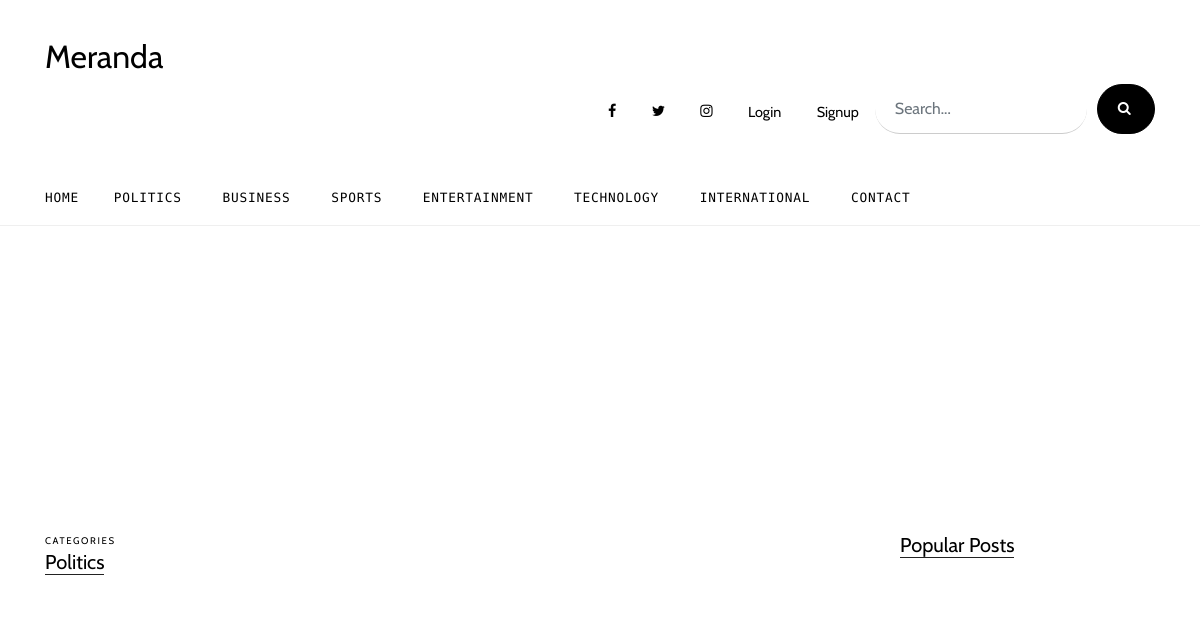
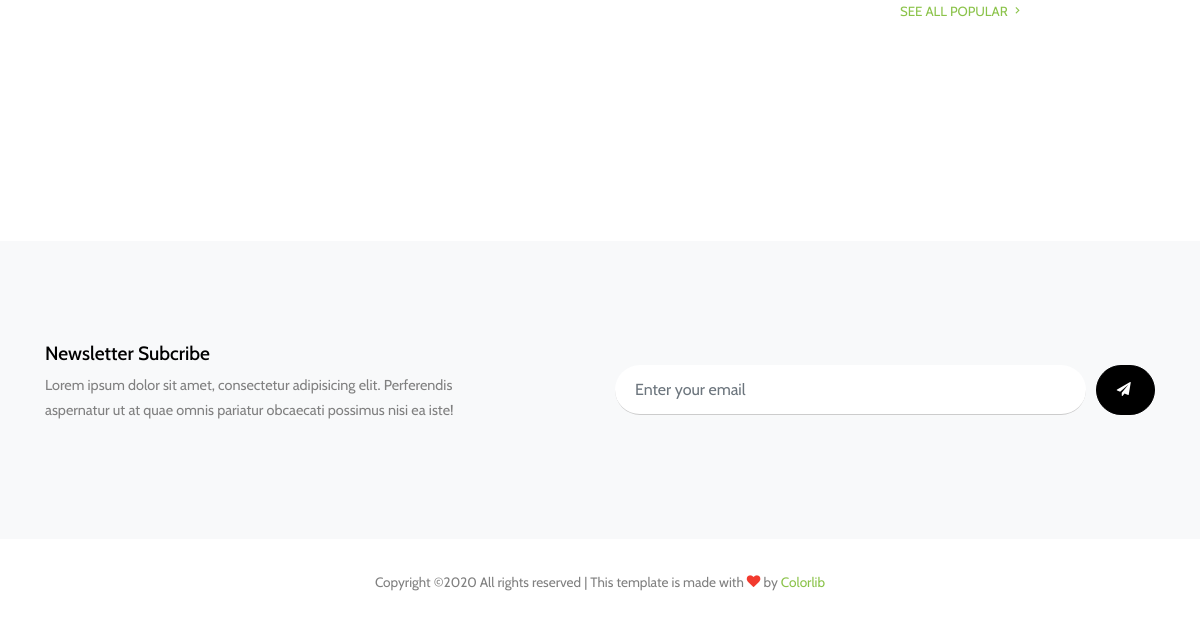
Page /news/2/ on the earlier database version (2 pictures, top to bottom).
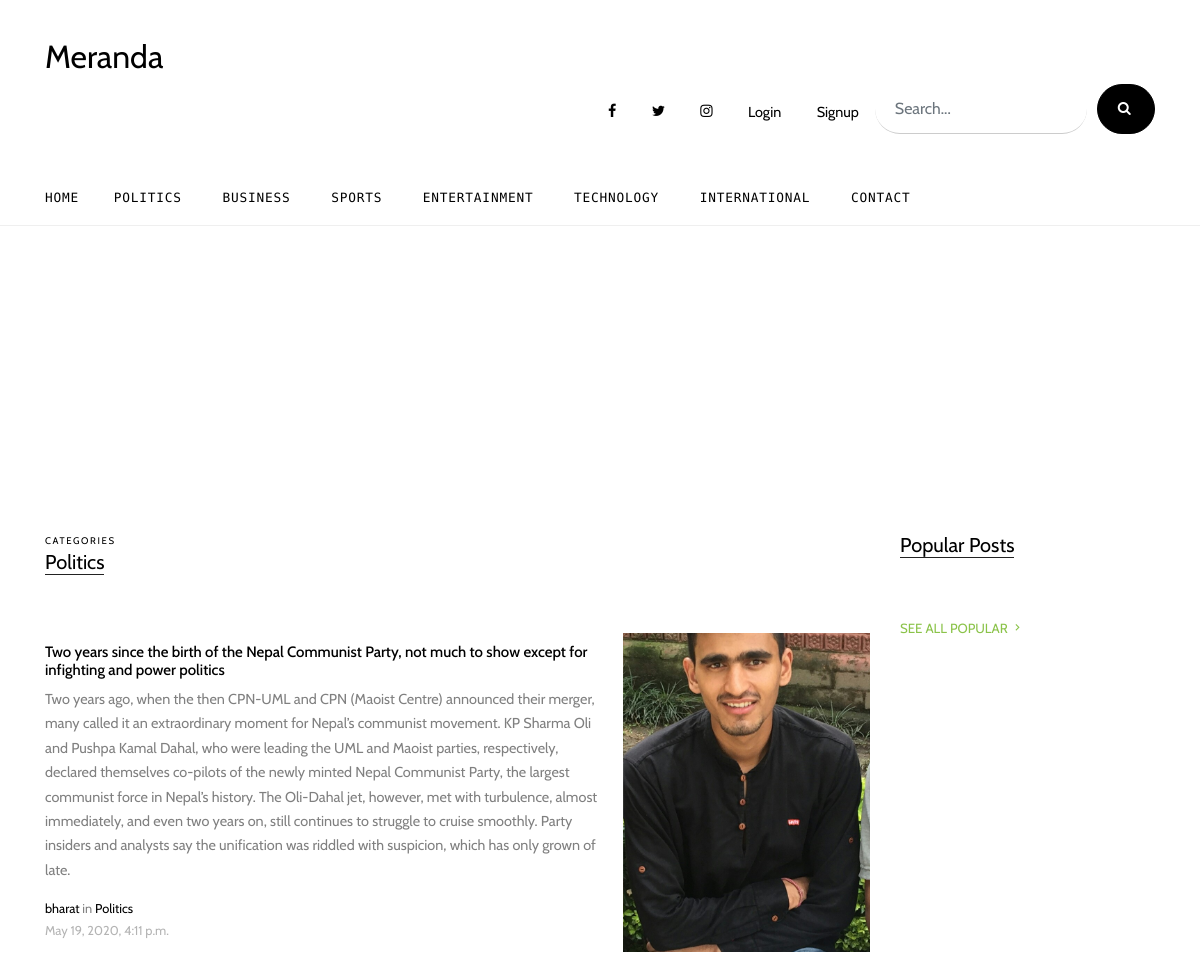
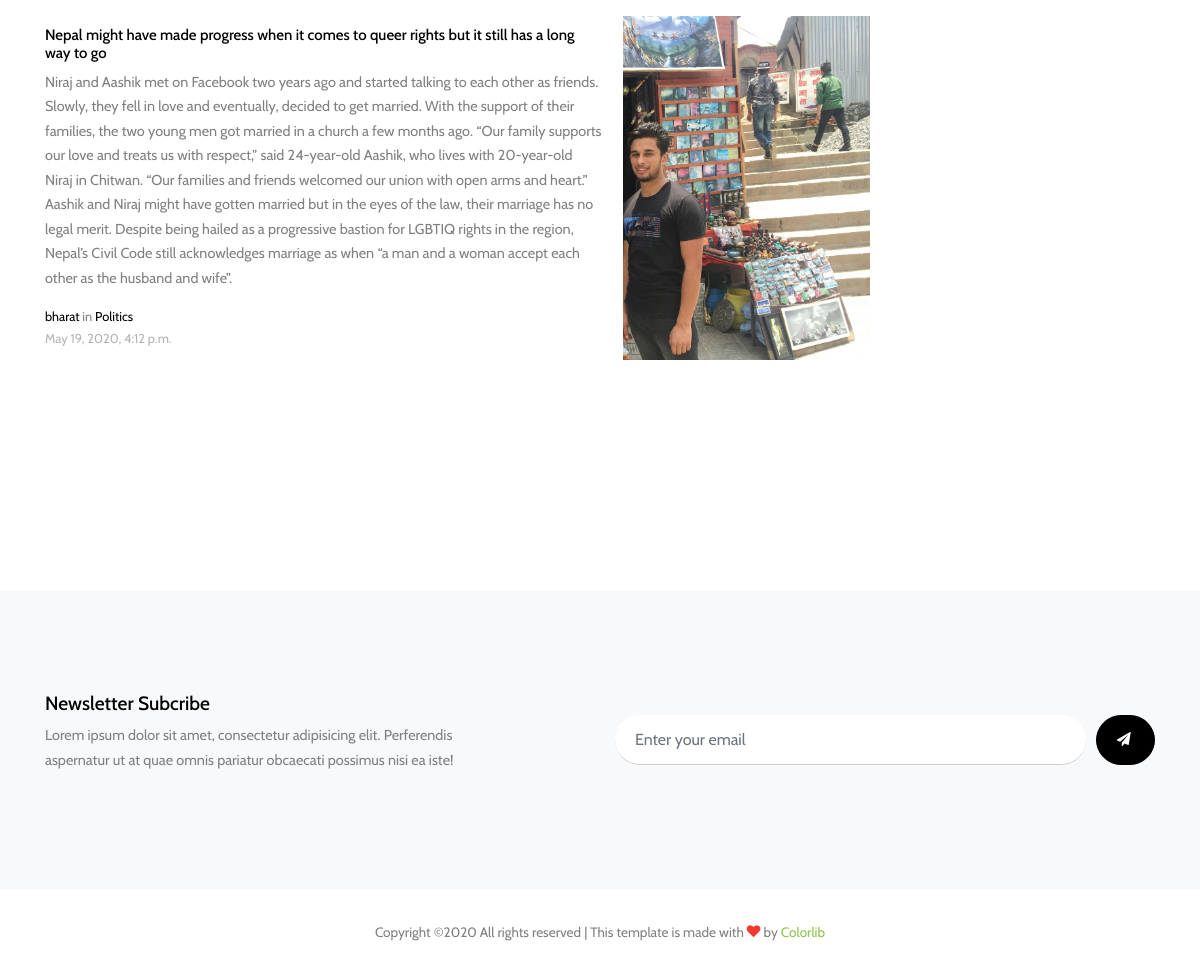
Same page on the later database version (2 pictures, top to bottom).
### news_app/models.py (models this page shows, shortened)
class Category(models.Model):
    title = models.CharField(max_length=30)
    class Meta:
        verbose_name_plural = "Categories"

class News(models.Model):
    title = models.CharField(max_length=255)
    content = models.TextField()
    count = models.IntegerField(default=0)
    slug = models.SlugField(max_length=255, null=True)
    category = models.ManyToManyField(Category, related_name="news_categoreis")
    author = models.ForeignKey(
        settings.AUTH_USER_MODEL,
        on_delete=models.CASCADE,
    )
    created_at = models.DateTimeField(auto_now_add=True)
    updated_at = models.DateTimeField(auto_now=True)
    cover_image = models.ImageField(upload_to="news", null=True)
    def get_absolute_url(self):
        return reverse("single_news", kwargs={"pk": self.pk, "slug": self.slug})

### account/models.py (models this page shows)
class User(AbstractUser):
    ROLES = (("0", "Admin"), ("1", "Journalist"), ("2", "Guest"))
    role = models.CharField(max_length=1, choices=ROLES, default="2")
    email = models.EmailField(verbose_name="email address", max_length=255, unique=True,)
    USERNAME_FIELD = "email"
    REQUIRED_FIELDS = "username", "role", "first_name", "last_name"
    def __str__(self):
        return self.username

### news_app/views.py (the view)
# urls.py: path("<category_id>/", views.CategoryNewsView.as_view(), name="category_news"),
class CategoryNewsView(View):
    def get(self, request, category_id, *args, **kwargs):
        template_name = "news/categories.html"
        category = get_object_or_404(Category, pk=category_id)
        category_news_list = News.objects.filter(category=category)
        return render(
            request, template_name, {"category_news_list": category_news_list, "category": category}
        )

### news_app/context_processor.py (called while the page is built)
def categories(request):
    category_list = Category.objects.all()
    return {"categories": category_list}

### templates/news/categories.html (shortened to what this page needs)
{% extends 'partial/layout.html' %}
      {% block header %}
      {% include "partial/header.html" %}
      {% endblock header %}
      {% block nav %}
      {% include "partial/nav.html" %}
      {% endblock nav %}
     {% block news %}
    <div class="container">
        <div class="row">
          <div class="col-lg-9">
            <div class="section-title">
              <span class="caption d-block small">Categories</span>
              <h2>{{ category.title }}</h2>
            </div>
            {% for news in category_news_list %}
            <div class="post-entry-2 d-flex">
              <div class="thumbnail order-md-2" style="background-image: url('{{ news.cover_image.url }}')"></div>
              <div class="contents order-md-1 pl-0">
                <h2><a href="{{ news.get_absolute_url }}">{{ news.title }}</a></h2>
                <p class="mb-3">{{ news.content }}</p>
                <div class="post-meta">
                  <span class="d-block"><a href="#">{{ news.author }}</a> in <a href="#">{{ category.title }}</a></span>
                  <span class="date-read">{{ news.created_at }}</span>
                </div>
              </div>
            </div>
            {% endfor %}
          </div>
          <div class="col-lg-3">
            <div class="section-title">
              <h2>Popular Posts</h2>
            </div>
            <p>
              <a href="#" class="more">See All Popular <span class="icon-keyboard_arrow_right"></span></a>
            </p>
          </div>
        </div>
     {% endblock news %}
    {% block footer %}
    {% include "partial/footer.html" %}
    {% endblock footer %}

### templates/partial/layout.html (shortened to what this page needs)
{% load static %}
<!DOCTYPE html>
<html lang="en">
<head>
  <link rel="stylesheet" href="{% static 'fonts/icomoon/style.css' %}">
  <link rel="stylesheet" href="{% static 'css/bootstrap.min.css' %}">
  <link rel="stylesheet" href="{% static 'css/jquery-ui.css' %}">
  <link rel="stylesheet" href="{% static 'css/owl.carousel.min.css' %}">
  <link rel="stylesheet" href="{% static 'css/owl.theme.default.min.css' %}">
  <link rel="stylesheet" href="{% static 'css/owl.theme.default.min.css' %}">
  <link rel="stylesheet" href="{% static 'css/jquery.fancybox.min.css' %}">
  <link rel="stylesheet" href="{% static 'css/bootstrap-datepicker.css' %}">
  <link rel="stylesheet" href="{% static 'fonts/flaticon/font/flaticon.css' %}">
  <link rel="stylesheet" href="{% static 'css/aos.css' %}">
  <link href="{% static 'css/jquery.mb.YTPlayer.min.css' %}" media="all" rel="stylesheet" type="text/css">
  <link rel="stylesheet" href="{% static 'css/style.css' %}">
</head>
<body data-spy="scroll" data-target=".site-navbar-target" data-offset="300">
  <div class="site-wrap">
    <div class="header-top">
      {% block header %}
      {% endblock header %}
      <div class="site-navbar py-2 js-sticky-header site-navbar-target d-none pl-0 d-lg-block" role="banner">
      {% block nav %}
      {% endblock nav %}
    </div>
    </div>
    <div class="site-section py-0">
      <div class="owl-carousel hero-slide owl-style">
        <div class="site-section">
      </div>
    </div>
    <div class="site-section">
     {% block news %}
     {% endblock news %}
    </div>
    <div class="site-section">
    </div>
    <div class="site-section subscribe bg-light">
      <div class="container">
        <form action="#" class="row align-items-center">
          <div class="col-md-5 mr-auto">
            <h2>Newsletter Subcribe</h2>
            <p>Lorem ipsum dolor sit amet, consectetur adipisicing elit. Perferendis aspernatur ut at quae omnis pariatur obcaecati possimus nisi ea iste!</p>
          </div>
          <div class="col-md-6 ml-auto">
            <div class="d-flex">
              <input type="email" class="form-control" placeholder="Enter your email">
              <button type="submit" class="btn btn-secondary" ><span class="icon-paper-plane"></span></button>
            </div>
          </div>
        </form>
      </div>
    </div>
    <div class="footer">
    {% block footer %}
    {% endblock footer %}
    </div>
  </div>
</body>
</html>

### templates/partial/header.html (shortened to what this page needs)
{% load static %}
<div class="container">
        <div class="row align-items-center">
          <div class="col-12 col-lg-6 d-flex">
            <a href="index.html" class="site-logo">
              Meranda
            </a>
          </div>
          <div class="col-12 col-lg-8 ml-auto d-flex">
            <div class="ml-md-auto top-social d-none d-lg-inline-block">
              <a href="#" class="d-inline-block p-3"><span class="icon-facebook"></span></a>
                <a href="#" class="d-inline-block p-3"><span class="icon-twitter"></span></a>
                <a href="#" class="d-inline-block p-3"><span class="icon-instagram"></span></a>
                {% if request.user.is_authenticated %}
                  <a href="{% url 'create_news' %}" class="d-inline-block p-3"><span >Create News</span></a>
                  <a href="{% url 'logout' %}" class="d-inline-block p-3"><span >Logout</span></a>
                {% else %}
                <a href="{% url 'login' %}" class="d-inline-block p-3"><span >Login</span></a>
                <a href="{% url 'user_register' %}" class="d-inline-block p-3"><span >Signup</span></a>
                {% endif %}
            </div>
            <form action="#" class="search-form d-inline-block">
              <div class="d-flex">
                <input type="email" class="form-control" placeholder="Search...">
                <button type="submit" class="btn btn-secondary" ><span class="icon-search"></span></button>
              </div>
            </form>
          </div>
        </div>
      </div>

### templates/partial/nav.html
{% load static %}
<div class="container">
        <div class="d-flex align-items-center">
          <div class="mr-auto">
            <nav class="site-navigation position-relative text-right" role="navigation">
              <ul class="site-menu main-menu js-clone-nav mr-auto d-none pl-0 d-lg-block">
                <li class="active">
                  <a href="{% url 'home' %}" class="nav-link text-left">Home</a>
                </li>
                {% for category in categories %}
                <li>
                  <a href="{% url 'category_news' category_id=category.id %}" class="nav-link text-left">{{ category.title }}</a>
                </li>
                {% endfor %}
                <li><a href="contact.html" class="nav-link text-left">Contact</a></li>
              </ul>
            </nav>
          </div>
        </div>
      </div>

### templates/partial/footer.html
{% load static %}
 <div class="container">
        <div class="row">
          <div class="col-12">
            <div class="copyright">
                <p>
                    Copyright &copy;<script>document.write(new Date().getFullYear());</script> All rights reserved | This template is made with <i class="icon-heart text-danger" aria-hidden="true"></i> by <a href="https://colorlib.com" target="_blank" >Colorlib</a>
                    </p>
            </div>
          </div>
        </div>
      </div>

### templates/partial/script.html (shortened to what this page needs)
{% load static %}

Differences in the rows shown:
added News: cover_image (picture), title "Two years since the birth of the Nepal Communist Party, not much to show except for infighting and power politics", content "Two years ago, when the then CPN-UML and CPN (Maoist Centre) announced their merger, many called it an extraordinary moment for Nepal’s communist movement. KP Sharma Oli and Pushpa Kamal Dahal, who were leading the UML and Maoist parties, respectively, declared themselves co-pilots of the newly minted Nepal Communist Party, the largest communist force in Nepal’s history. The Oli-Dahal jet, however, met with turbulence, almost immediately, and even two years on, still continues to struggle to cruise smoothly. Party insiders and analysts say the unification was riddled with suspicion, which has only grown of late.", author "bharat", {{ category.title }} "Politics", created_at "May 19, 2020, 4:11 p.m."
added News: cover_image (picture), title "Nepal might have made progress when it comes to queer rights but it still has a long way to go", content "Niraj and Aashik met on Facebook two years ago and started talking to each other as friends. Slowly, they fell in love and eventually, decided to get married. With the support of their families, the two young men got married in a church a few months ago. “Our family supports our love and treats us with respect,” said 24-year-old Aashik, who lives with 20-year-old Niraj in Chitwan. “Our families and friends welcomed our union with open arms and heart.” Aashik and Niraj might have gotten married but in the eyes of the law, their marriage has no legal merit. Despite being hailed as a progressive bastion for LGBTIQ rights in the region, Nepal’s Civil Code still acknowledges marriage as when “a…", author "bharat", {{ category.title }} "Politics", created_at "May 19, 2020, 4:12 p.m."
